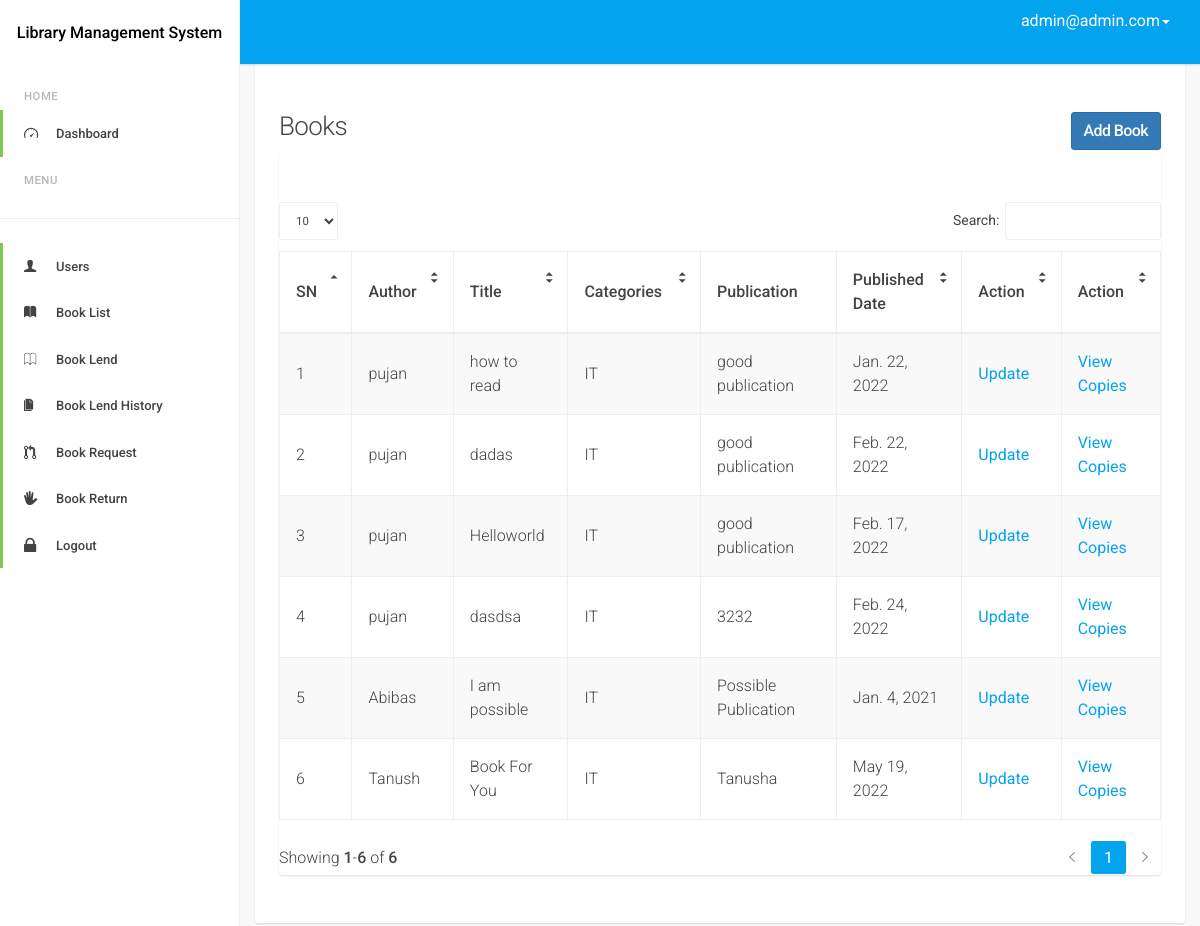
Page /admindash/book/list/ (signed in) on the committed database.
### accounts/models.py (models this page shows, shortened)
class MyUser(AbstractBaseUser):
    email = models.EmailField(
        verbose_name='email address',
        max_length=255,
        unique=True,
    )
    is_active = models.BooleanField(default=True)
    is_admin = models.BooleanField(default=False)
    is_staff_member = models.BooleanField(default=False)
    last_login = models.DateTimeField(blank=True, null=True, verbose_name="last login")
    is_email_verified = models.BooleanField(default=False)
    is_user_verified = models.BooleanField(default=False)
    objects = MyUserManager()
    USERNAME_FIELD = 'email'
    REQUIRED_FIELDS = []
    class Meta:
        verbose_name = 'User'
        verbose_name_plural = 'Users'
    def __str__(self):
        return self.email

### books/models.py (models this page shows, shortened)
class Book(models.Model):
    author = models.CharField(max_length=100)
    title = models.CharField(max_length=500)
    category = models.ForeignKey(BookCategory, on_delete=models.PROTECT)
    publication_name = models.CharField(max_length=300, blank=True, null=True)
    publication_date = models.DateField()

class BookCategory(models.Model):
    name = models.CharField(max_length=100)
    desc = models.TextField(max_length=300)

### admin_dash/views.py (the view)
# urls.py: path('book/list/', views.BookListView.as_view(), name='book_list'),
@method_decorator(is_admin(), name='dispatch')
class BookListView(ListView):
    model = Book
    template_name = 'admin_dash/books_list_view.html'
    context_object_name = 'books'

### decorator.py (called while the page is built)
def is_admin():
    def decorator(view_function):
        def wrap(request, *args, **kwargs):
            if request.user.is_authenticated:
                if request.user.is_admin:
                    return view_function(request, *args, **kwargs)
                else:
                    raise PermissionDenied
            else:
                return redirect('accounts:login')
        return wrap
    return decorator

### admin_dash/templates/admin_dash/books_list_view.html (shortened to what this page needs)
{% extends 'base.html' %}
{% load static %}
{% block body %}
    <div class="d-sm-flex align-items-center justify-content-between mb-4">
        <h1 class="h3 mb-0 text-gray-800">Books <a class="btn btn-primary"
                                             href="{% url 'admin_dash:book_create' %}" style="float: right">Add Book</a></h1>
    </div>
    <div class="row">
        <div class="col-lg-12">
            <div class="card mb-4">
                <div class="card-header py-3 d-flex flex-row align-items-center justify-content-between">
                </div>
                <div class="table-responsive p-3">
                    <table class="table table-bordered table-striped table-vcenter js-dataTable-full">
                        <thead class="thead-light">
                        <tr>
                            <th>SN</th>
                            <th>Author</th>
                            <th>Title</th>
                            <th>Categories</th>
                            <th>Publication</th>
                            <th>Published Date</th>
                            <th>Action</th>
                            <th>Action</th>
                        </tr>
                        </thead>
                        <tbody>
                        {% for book in books %}
                            <tr>
                                <td>{{ forloop.counter }}</td>
                                <td>{{ book.author }}</td>
                                <td>{{ book.title }}</td>
                                <td>{{ book.category.name }}</td>
                                <td>{{ book.publication_name }}</td>
                                <td>{{ book.publication_date }}</td>
                                <td><a href="{% url 'admin_dash:book_update' book.pk %}">Update</a></td>
                                <td><a href="{% url 'admin_dash:book_copies_list' book.pk %}">View Copies</a></td>
                            </tr>
                        {% endfor %}
                        </tbody>
                    </table>
                </div>
            </div>
        </div>
    </div>
{% endblock %}

### templates/base.html (shortened to what this page needs)
{% load static %}
<!DOCTYPE html>
<html lang="en">
<head>
    <link rel="stylesheet" href="{% static 'dashboard/assets/js/datatables/jquery.dataTables.min.css' %}"/>
    <link rel="stylesheet" id="css-font-awesome" href="{% static 'dashboard/assets/css/font-awesome.css' %}"/>
    <link rel="stylesheet" id="css-ionicons" href="{% static 'dashboard/assets/css/ionicons.css' %}"/>
    <link rel="stylesheet" id="css-bootstrap" href="{% static 'dashboard/assets/css/bootstrap.css' %}"/>
    <link rel="stylesheet" id="css-app" href="{% static 'dashboard/assets/css/app.css' %}"/>
</head>
<body id="page-top">
<body class="app-ui layout-has-drawer layout-has-fixed-header">
<div class="app-layout-canvas">
    <div class="app-layout-container">
        <aside class="app-layout-drawer">
            <div class="app-layout-drawer-scroll">
                <div id="logo" class="drawer-header">
                    <a href="/">
                        <h5 class="text-center" style="color: black;">Library Management System</h5>
                    </a>
                </div>
                <nav class="drawer-main">
                    <ul class="nav nav-drawer">
                        {% if request.user.is_admin %}
                            <li class="nav-item nav-drawer-header">Home</li>
                            <li class="nav-item active">
                                <a class="nav-link" href="{% url 'admin_dash:home' %}">
                                    <i class="ion-speedometer fa-4x"></i>
                                    <span>Dashboard</span></a>
                            </li>
                            <li class="nav-item nav-drawer-header">Menu</li>
                            <hr class="sidebar-divider">
                            <li class="nav-item active">
                                <a class="nav-link" href="{% url 'admin_dash:user_list_view' %}">
                                    <i class="ion-person fa-4x"></i>
                                    <span>Users</span></a>
                            </li>
                            <li class="nav-item active">
                                <a class="nav-link" href="{% url 'admin_dash:book_list' %}">
                                    <i class="ion-ios-book"></i>
                                    <span>Book List</span></a>
                            </li>
                            <li class="nav-item active">
                                <a class="nav-link" href="{% url 'admin_dash:student' %}">
                                    <i class="ion-ios-book-outline"></i>
                                    <span>Book Lend</span></a>
                            </li>
                            <li class="nav-item active">
                                <a class="nav-link" href="{% url 'admin_dash:book_history' %}">
                                    <i class="ion-ios-copy"></i>
                                    <span>Book Lend History</span></a>
                            </li>
                            <li class="nav-item active">
                                <a class="nav-link" href="{% url 'admin_dash:request_book_view' %}">
                                    <i class="ion-pull-request"></i>
                                    <span>Book Request</span></a>
                            </li>
                            <li class="nav-item active">
                                <a class="nav-link" href="{% url 'admin_dash:return_book' %}">
                                    <i class="ion-android-hand"></i>
                                    <span>Book Return</span></a>
                            </li>
                            <li class="nav-item active">
                                <a class="nav-link" href="{% url 'accounts:logout' %}">
                                    <i class="ion-locked"></i>
                                    <span>Logout</span></a>
                            </li>
                        {% endif %}
                    </ul>
                </nav>
            </div>
        </aside>
        <header class="app-layout-header">
            <nav class="navbar navbar-default">
                <div class="container-fluid">
                    <div class="collapse navbar-collapse" id="header-navbar-collapse">
                        <ul class="nav navbar-nav navbar-right navbar-toolbar">
                            <li class="dropdown dropdown-profile">
                                <a href="javascript:void(0)" data-toggle="dropdown">
                                    <span class="">{{ request.user }}<span class="caret"></span></span>
                                </a>
                            </li>
                        </ul>
                    </div>
                </div>
            </nav>
        </header>
        <main class="app-layout-content">
            <div class="container-fluid">
                <div class="card">
                    <div class="card-block">
                        {% block body %}
                        {% endblock %}
                    </div>
                </div>
            </div>
        </main>
    </div>
</div>
</body>
</html>

### static/dashboard/assets/css/app.css (style rules this page uses)
.app-layout-drawer { position: fixed; top: 0; bottom: 0; z-index: 5; display: block; width: 240px; border-right: 1px solid #eeeeee; font-weight: 500; background-color: #fff; visibility: hidden; -webkit-transform: translateX(-240px); transform: translateX(-240px); -webkit-transform-style: preserve-3d; transform-style: preserve-3d; -webkit-transition: 0.2s cubic-bezier(0.4, 0, 0.2, 1) 0.1s; transition: 0.2s cubic-bezier(0.4, 0, 0.2, 1) 0.1s; -webkit-transition-property: visibility, -webkit-transform; transition-property: visibility, -webkit-transform; transition-property: transform, visibility; transition-property: transform, visibility, -webkit-transform; }
.drawer-header { position: relative; overflow: hidden; width: 100%; height: 64px; line-height: 64px; line-height: 1; }
.drawer-header:before, .drawer-header:after { content: " "; display: table; }
.drawer-header:after { clear: both; }
.drawer-header a { display: block; height: auto; width: 100%; }
.drawer-main { margin-top: 24px; font-size: 13px; -webkit-transform: translateZ(0); transform: translateZ(0); }
.nav-drawer li a { padding-right: 24px; padding-left: 52.99999px; color: inherit; font-weight: 500; }
.nav-drawer > li > a { border-left: 3px solid transparent; padding-top: 14px; padding-bottom: 13px; }
.nav-drawer > .active > a { background-color: transparent; border-color: #7dc855; }
.nav-drawer > li > a > i { position: absolute; left: 21px; font-size: 1.25em; line-height: 1.25; }
.nav-drawer-header { padding: 15px 24px 5px; font-size: 87.5%; letter-spacing: .5px; text-transform: uppercase; opacity: .38; }
.nav-drawer-header:first-of-type { padding-top: 0; }
.app-layout-header { z-index: 4; background-color: #04a3ed; color: white; box-shadow: 0 1px 2px rgba(0, 0, 0, 0.14); }
.dropdown-profile a { padding-top: 8px !important; padding-bottom: 8px !important; }
.dropdown-profile a span { color: white; vertical-align: middle; }
.app-layout-content { height: 100%; width: 100%; }
@media screen and (min-width: 992px) { .layout-has-drawer .app-layout-header, .layout-has-drawer .app-layout-content, .layout-has-drawer .app-layout-footer { padding-left: 240px; } }
@media screen and (min-width: 992px) { .layout-has-drawer .app-layout-drawer { visibility: visible; -webkit-transform: translateX(0); transform: translateX(0); -webkit-transition: none; transition: none; } }
.layout-has-fixed-header .app-layout-header { position: fixed; top: 0; right: 0; left: 0; }
.layout-has-fixed-header .app-layout-content { padding-top: 64px; }
.card { margin-bottom: 24px; border-radius: 3px; box-shadow: 0 1px 2px rgba(0, 0, 0, 0.14); }
.card:not([class*="bg-"]) { background-color: #fff; }
.card-header { display: table; width: 100%; margin: 0; padding: 24px 24px; border-bottom: 1px solid transparent; border-top-right-radius: 3px; border-top-left-radius: 3px; }
.card-block { padding: 24px 24px; }
.card-block:first-child { border-top-right-radius: 3px; border-top-left-radius: 3px; }
.card-block > :first-child, .card-block > .row:first-child > [class*="col-"] > :first-child { margin-top: 0; }
.card-block > :last-child { margin-bottom: 0; }
.fa-4x { font-size: 4em; }
table.dataTable { margin-bottom: 16px !important; }
table.dataTable thead .sorting:after, table.dataTable thead .sorting_asc:after, table.dataTable thead .sorting_desc:after { font-family: Ionicons; opacity: 1; right: 1em; }
table.dataTable thead .sorting:after { content: '\f361\00a0\f363'; display: inline-block; -webkit-transform: rotate(90deg); transform: rotate(90deg); }
table.dataTable thead .sorting_asc:after { content: '\f365'; }
.table.dataTable thead > tr > th { padding-left: 1em; }

### rows in the picture
MyUser: user "admin@admin.com"
Book: author "pujan", title "how to read", category.name "IT", publication_name "good publication", publication_date "Jan. 22, 2022"
Book: author "pujan", title "dadas", category.name "IT", publication_name "good publication", publication_date "Feb. 22, 2022"
Book: author "pujan", title "Helloworld", category.name "IT", publication_name "good publication", publication_date "Feb. 17, 2022"
Book: author "pujan", title "dasdsa", category.name "IT", publication_name "3232", publication_date "Feb. 24, 2022"
Book: author "Abibas", title "I am possible", category.name "IT", publication_name "Possible Publication", publication_date "Jan. 4, 2021"
Book: author "Tanush", title "Book For You", category.name "IT", publication_name "Tanusha", publication_date "May 19, 2022"
